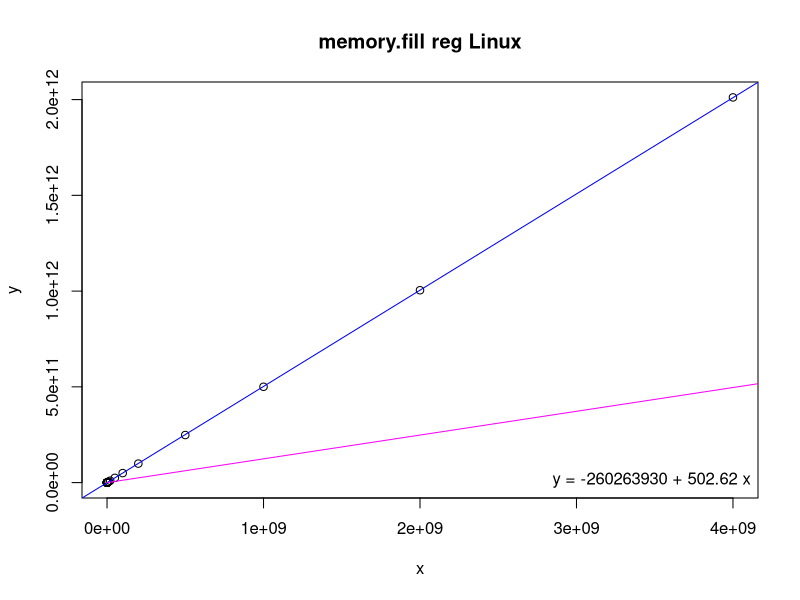
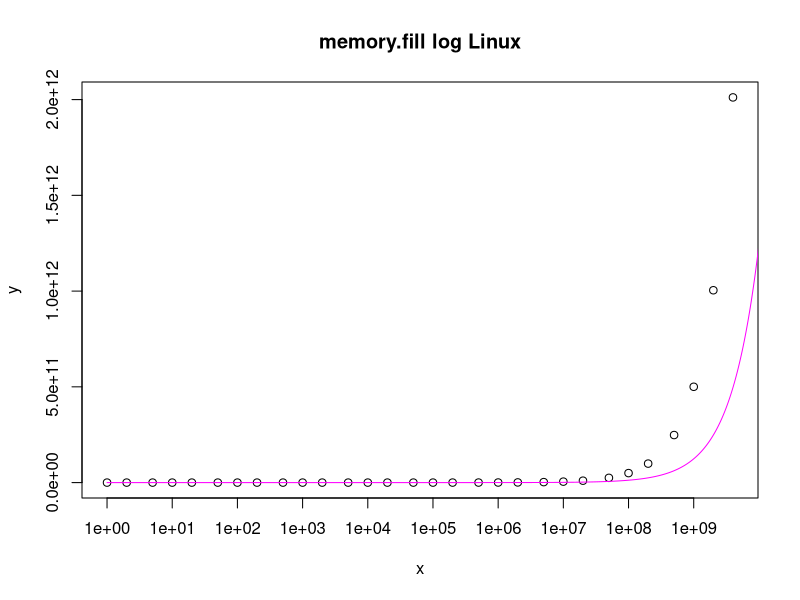

Write the R code that produced these figures, in order.
# Input data
x <- c(1,2,5,10,20,50,100,200,500,1000,2000,5000,10000,20000,50000,100000,200000,500000,1000000,2000000,5000000,10000000,20000000,50000000,100000000,200000000,500000000,1000000000,2000000000,4000000000)
y <- c(2845900,2844900,2850300,2849300,2847000,2842200,2849300,2849500,2848000,2867300,2882500,4807100,6680300,10370000,24901000,46441000,89888000,223290000,442920000,885460000,2503700000,5012200000,9964900000,24784000000,49592000000,99197000000,248310000000,500350000000,1004400000000,2011400000000)

# Linear regression
model <- lm(y ~ x)
coefs <- coef(model)

# Print regression coefficients
print(coefs)

# Estimating function
fe <- function(x) {
  4600000 + (((x + 132 - 1) / 132) * 16384)
}

# Estimated values
xe <- seq(1, 40000000000, by = 10000)
ye <- fe(xe)

png("memory-fill-reg.png")
plot(x, y, main = "memory.fill reg Linux")
abline(model, col = "blue")
lines(xe, ye, col = "magenta")
legend("bottomright", legend = sprintf("y = %.0f + %.2f x", coefs[1], coefs[2]), bty = "n")

png("memory-fill-log.png")
plot(x, y, log = "x", main = "memory.fill log Linux")
lines(xe, ye, col = "magenta")
